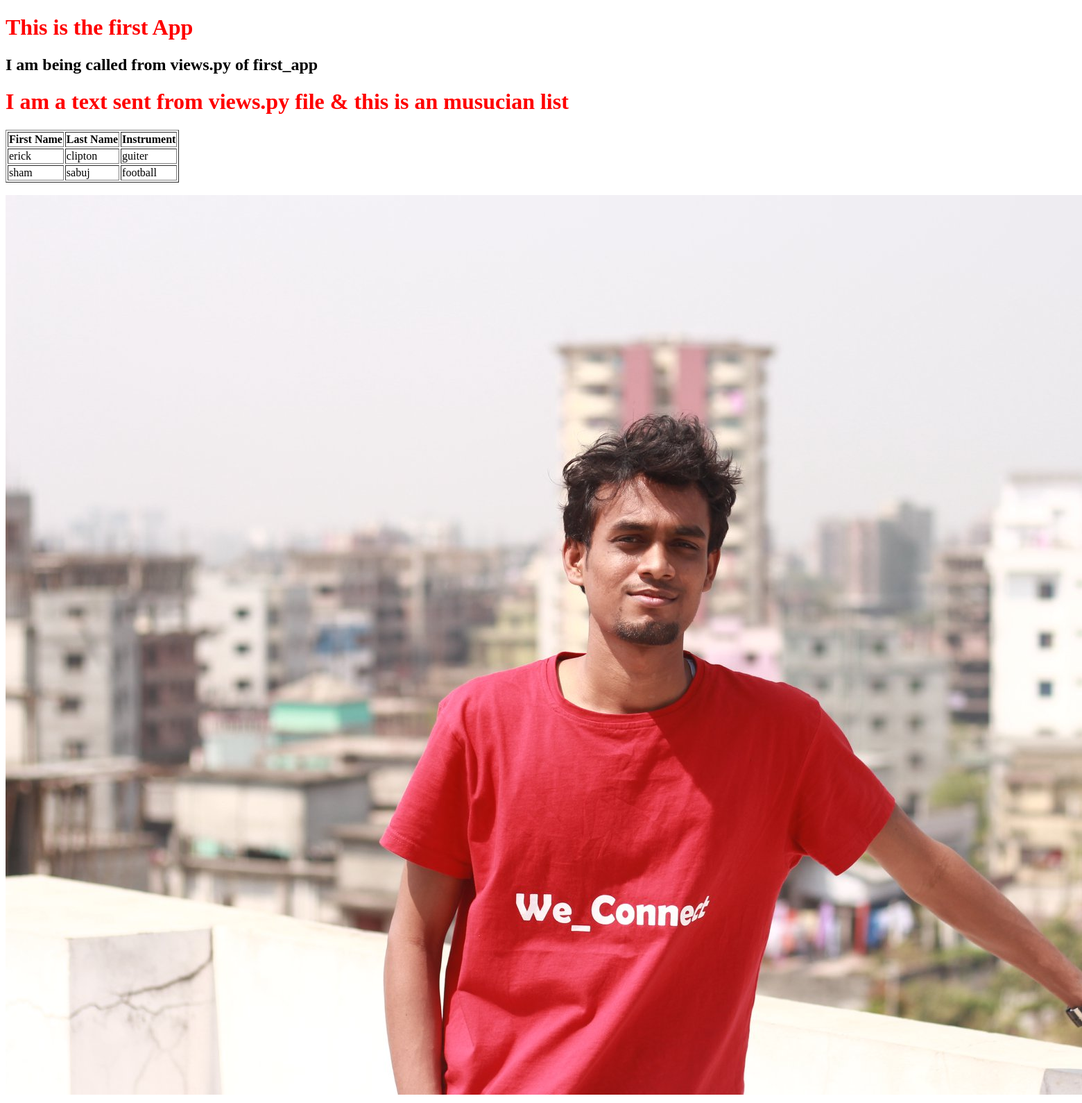
Before: / with the older database file.
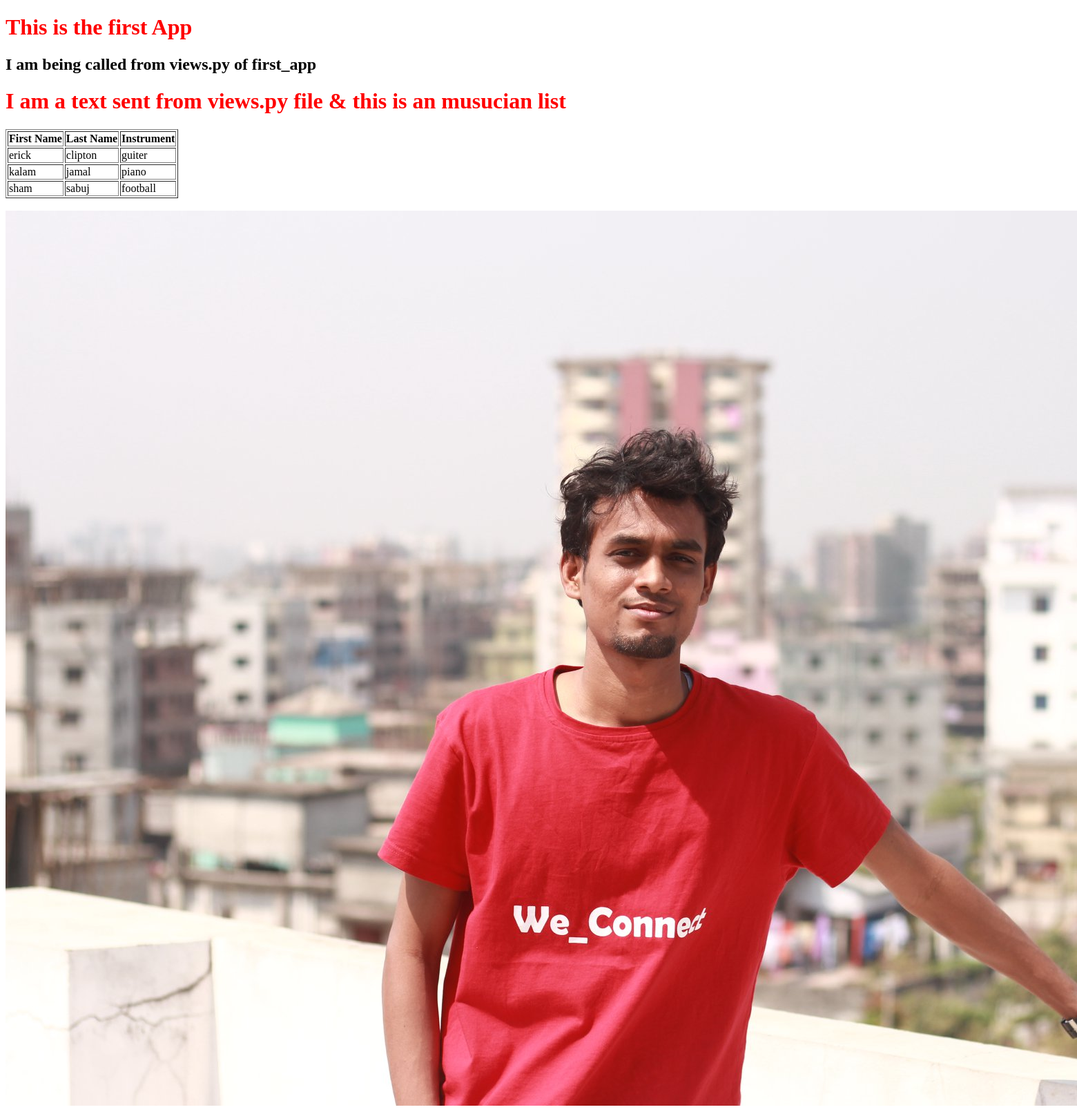
After: the same page with the newer database file.
### first_app/models.py (models this page shows, shortened)
class musician(models.Model):
    first_name = models.CharField(max_length=50, blank=True) #<input required>
    last_name = models.CharField(max_length=50)
    instrument = models.CharField(max_length=100)

### first_app/views.py (the view)
# urls.py: path('', views.index, name='index'),
def index(request):
    musician_list = musician.objects.order_by('first_name')
    diction ={'text_1':'I am a text sent from views.py file & this is an musucian list', 'Musician':musician_list}
    return render(request,'first_app/index.html', context=diction)

### templates/first_app/index.html (shortened to what this page needs)
<!DOCTYPE html>
{% load static %}
<html lang="en">
<head>
    <link rel="stylesheet" href="{% static 'css/mystyle.css' %}">
</head>
<body>
  <h1>This is the first App</h1>
  <h2> I am being called from views.py of first_app</h2>
  <h1> {{ text_1 }} </h1>
  <table border="1">
      <tr>
          <th> First Name</th>
          <th> Last Name </th>
          <th> Instrument</th>
      </tr>
      {% for row in Musician %}
      <tr>
          <td>{{ row.first_name }}</td>
          <td>{{ row.last_name }}</td>
          <td>{{ row.instrument }}</td>
      </tr>
      {% endfor %}
  </table>
  <br>
  <img src="{% static 'images/shamim.jpg' %}" alt="">
</body>
</html>

### static/css/mystyle.css (style rules this page uses)
h1 { color: red; }

Changed rows visible on the page:
added musician: first_name "kalam", last_name "jamal", instrument "piano"
